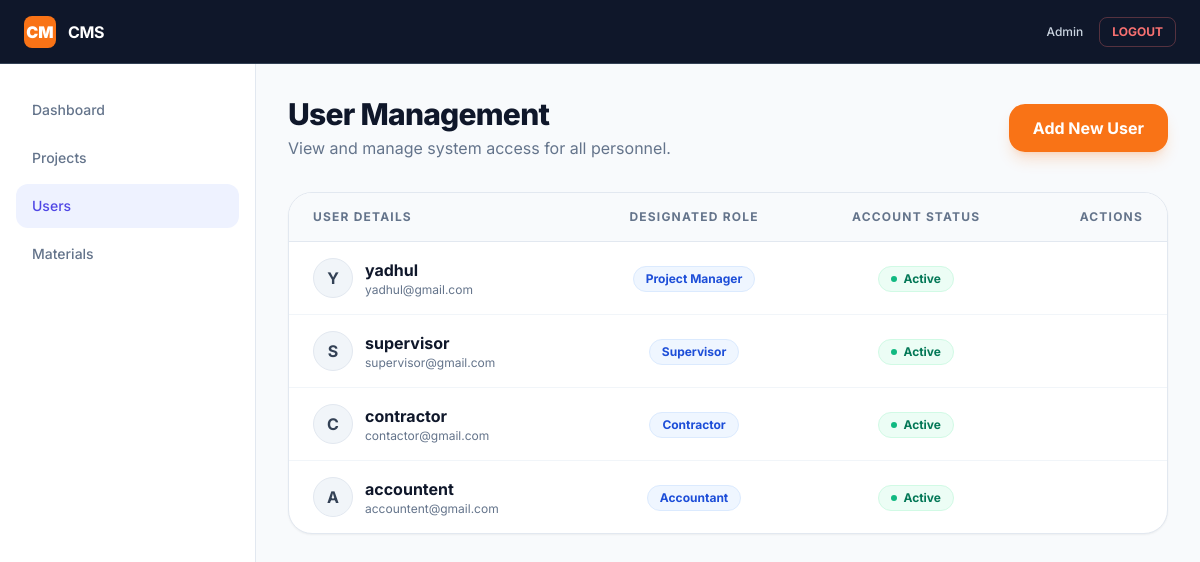
The page /dashboard/admin/users/ (signed in) on the database its author committed.
### accounts/models.py (models this page shows)
class User(AbstractUser):
    role = models.ForeignKey(
        Role,
        on_delete=models.PROTECT,
        null=True,
        blank=True
    )
    created_by = models.ForeignKey(
        'self',
        null=True,
        blank=True,
        on_delete=models.SET_NULL,
        related_name='created_users'
    )
    created_at = models.DateTimeField(auto_now_add=True)

class Role(models.Model):
    name = models.CharField(max_length=30, unique=True)
    def __str__(self):
        return self.name

### dashboard/views.py (the view)
# urls.py: path('admin/users/', views.user_list, name='admin_user_list'),
@login_required
@user_passes_test(is_admin)
def user_list(request):
    users = User.objects.exclude(id=request.user.id)
    return render(request, 'dashboard/admin/user_list.html', {'users': users})

### dashboard/views.py (called while the page is built)
def is_admin(user):
    return user.role and user.role.name == 'Admin'

### dashboard/templates/dashboard/admin/user_list.html (shortened to what this page needs)
{%  extends "dashboard/admin/dashboard.html" %}
{% block content %}
<div class="space-y-8">
    <div class="flex flex-col md:flex-row md:items-center justify-between gap-4 mb-8">
        <div>
            <h2 class="text-3xl font-extrabold text-slate-900 tracking-tight">User Management</h2>
            <p class="text-slate-500 mt-1">View and manage system access for all personnel.</p>
        </div>
        <a href="{% url 'admin_user_add' %}"
           class="inline-flex items-center justify-center gap-2 bg-orange-500 hover:bg-orange-600 text-white px-6 py-3 rounded-2xl font-bold shadow-lg shadow-orange-500/20 transition-all transform active:scale-[0.98]">
            Add New User
        </a>
    </div>
    <div class="bg-white rounded-3xl shadow-sm border border-slate-200 overflow-hidden">
        <div class="overflow-x-auto">
            <table class="w-full text-left border-collapse">
                <thead>
                    <tr class="bg-slate-50 border-b border-slate-200">
                        <th class="px-6 py-4 text-xs font-bold text-slate-500 uppercase tracking-widest">User Details</th>
                        <th class="px-6 py-4 text-xs font-bold text-slate-500 uppercase tracking-widest text-center">Designated Role</th>
                        <th class="px-6 py-4 text-xs font-bold text-slate-500 uppercase tracking-widest text-center">Account Status</th>
                        <th class="px-6 py-4 text-xs font-bold text-slate-500 uppercase tracking-widest text-right">Actions</th>
                    </tr>
                </thead>
                <tbody class="divide-y divide-slate-100">
                    {% for user in users %}
                    <tr class="hover:bg-slate-50/80 transition-colors group">
                        <td class="px-6 py-4">
                            <div class="flex items-center gap-3">
                                <div class="w-10 h-10 rounded-full bg-slate-100 flex items-center justify-center text-slate-700 font-bold border border-slate-200 uppercase">
                                    {{ user.username|slice:":1" }}
                                </div>
                                <div>
                                    <p class="font-bold text-slate-900">{{ user.username }}</p>
                                    <p class="text-xs text-slate-500">{{ user.email|default:"No email provided" }}</p>
                                </div>
                            </div>
                        </td>
                        <td class="px-6 py-4 text-center">
                            <span class="inline-flex items-center px-3 py-1 rounded-full text-xs font-bold bg-blue-50 text-blue-700 border border-blue-100">
                                {{ user.role }}
                            </span>
                        </td>
                        <td class="px-6 py-4 text-center">
                            {% if user.is_active %}
                                <span class="inline-flex items-center gap-1.5 px-3 py-1 rounded-full text-xs font-bold bg-emerald-50 text-emerald-700 border border-emerald-100">
                                    <span class="w-1.5 h-1.5 rounded-full bg-emerald-500 animate-pulse"></span>
                                    Active
                                </span>
                            {% else %}
                                <span class="inline-flex items-center gap-1.5 px-3 py-1 rounded-full text-xs font-bold bg-slate-100 text-slate-500 border border-slate-200">
                                    <span class="w-1.5 h-1.5 rounded-full bg-slate-400"></span>
                                    Inactive
                                </span>
                            {% endif %}
                        </td>
                        <td class="px-6 py-4 text-right">
                        </td>
                    </tr>
                    {% empty %}
                    <tr>
                        <td colspan="4" class="px-6 py-12 text-center">
                            <p class="text-slate-500 font-medium">No users found in the system.</p>
                        </td>
                    </tr>
                    {% endfor %}
                </tbody>
            </table>
        </div>
    </div>
</div>
{% endblock %}

### dashboard/templates/dashboard/admin/dashboard.html (style rules this page uses)
body { font-family: "Inter", sans-serif; }

### rows shown on the page
User: username "Y", username "yadhul", email "yadhul@gmail.com", role "Project Manager", is_active True (drawn)
User: username "S", username "supervisor", email "supervisor@gmail.com", role "Supervisor", is_active True (drawn)
User: username "C", username "contractor", email "contactor@gmail.com", role "Contractor", is_active True (drawn)
User: username "A", username "accountent", email "accountent@gmail.com", role "Accountant", is_active True (drawn)
